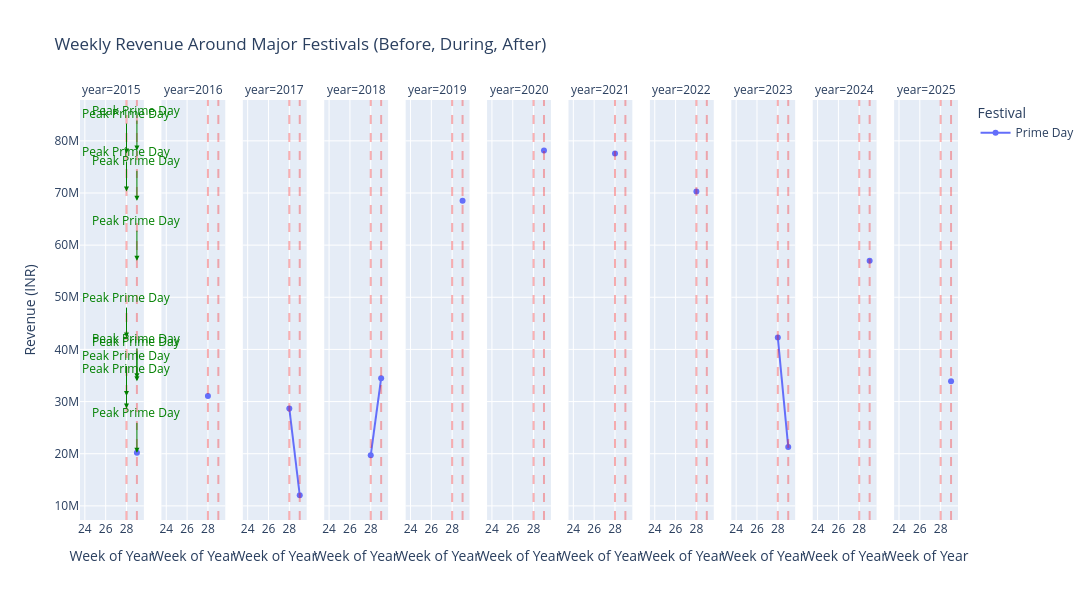

Notebook source saved alongside this figure:
### Code cell
#------------------------------
#EDA 8- FESTIVAL SALES ANALYSIS
#-------------------------------
import pandas as pd
import plotly.express as px
import plotly.graph_objects as go

# Ensure order_date is datetime
df_clean['order_date'] = pd.to_datetime(df_clean['order_date'])

# Filter for major festivals
major_festivals = ['Diwali', 'Prime Day', 'Christmas', 'Independence Day']

# Extract week of year and year
df_clean['week_of_year'] = df_clean['order_date'].dt.isocalendar().week
df_clean['year'] = df_clean['order_date'].dt.year

# Aggregate weekly revenue for each festival
festival_revenue = df_clean[df_clean['festival_name'].isin(major_festivals)]
festival_revenue = festival_revenue.groupby(['festival_name', 'year', 'week_of_year'])['final_amount_inr_cleaned'].sum().reset_index()

# Interactive line chart
fig = px.line(festival_revenue,
              x='week_of_year',
              y='final_amount_inr_cleaned',
              color='festival_name',
              facet_col='year',  # Split by year
              markers=True,
              title='Weekly Revenue Around Major Festivals (Before, During, After)',
              labels={'week_of_year':'Week of Year', 'final_amount_inr_cleaned':'Revenue (INR)', 'festival_name':'Festival'}
             )

# Add vertical lines and annotate peak revenue points
for festival in major_festivals:
    festival_data = festival_revenue[festival_revenue['festival_name'] == festival]
    weeks = festival_data['week_of_year'].dropna().unique()
    
    # Vertical dashed lines for festival weeks
    for w in weeks:
        fig.add_vline(x=w, line_dash="dash", line_color='red', opacity=0.3)
    
    # Annotate the peak revenue for each year
    for year in festival_data['year'].unique():
        year_data = festival_data[festival_data['year'] == year]
        peak_row = year_data.loc[year_data['final_amount_inr_cleaned'].idxmax()]
        fig.add_annotation(
            x=peak_row['week_of_year'],
            y=peak_row['final_amount_inr_cleaned'],
            text=f"Peak {festival}",
            showarrow=True,
            arrowhead=2,
            arrowsize=1,
            arrowcolor='green',
            font=dict(color='green', size=12),
            ax=0,
            ay=-40
        )

fig.update_layout(height=600, width=1200)
fig.show()

### Figure 1 — Plotly figure (JSON) as saved in the notebook; plotly's stock layout.template omitted (floating-point values rounded to 4 significant figures)
{"data": [{"hovertemplate": "Festival=Prime Day<br>year=2015<br>Week of Year=%{x}<br>Revenue (INR)=%{y}<extra></extra>", "legendgroup": "Prime Day", "line": {"color": "#636efa", "dash": "solid"}, "marker": {"symbol": "circle"}, "mode": "lines+markers", "name": "Prime Day", "orientation": "v", "showlegend": true, "type": "scatter", "x": [29], "xaxis": "x", "y": [20160000.0], "yaxis": "y"}, {"hovertemplate": "Festival=Prime Day<br>year=2016<br>Week of Year=%{x}<br>Revenue (INR)=%{y}<extra></extra>", "legendgroup": "Prime Day", "line": {"color": "#636efa", "dash": "solid"}, "marker": {"symbol": "circle"}, "mode": "lines+markers", "name": "Prime Day", "orientation": "v", "showlegend": false, "type": "scatter", "x": [28], "xaxis": "x2", "y": [31070000.0], "yaxis": "y2"}, {"hovertemplate": "Festival=Prime Day<br>year=2017<br>Week of Year=%{x}<br>Revenue (INR)=%{y}<extra></extra>", "legendgroup": "Prime Day", "line": {"color": "#636efa", "dash": "solid"}, "marker": {"symbol": "circle"}, "mode": "lines+markers", "name": "Prime Day", "orientation": "v", "showlegend": false, "type": "scatter", "x": [28, 29], "xaxis": "x3", "y": [28660000.0, 12040000.0], "yaxis": "y3"}, {"hovertemplate": "Festival=Prime Day<br>year=2018<br>Week of Year=%{x}<br>Revenue (INR)=%{y}<extra></extra>", "legendgroup": "Prime Day", "line": {"color": "#636efa", "dash": "solid"}, "marker": {"symbol": "circle"}, "mode": "lines+markers", "name": "Prime Day", "orientation": "v", "showlegend": false, "type": "scatter", "x": [28, 29], "xaxis": "x4", "y": [19700000.0, 34480000.0], "yaxis": "y4"}, {"hovertemplate": "Festival=Prime Day<br>year=2019<br>Week of Year=%{x}<br>Revenue (INR)=%{y}<extra></extra>", "legendgroup": "Prime Day", "line": {"color": "#636efa", "dash": "solid"}, "marker": {"symbol": "circle"}, "mode": "lines+markers", "name": "Prime Day", "orientation": "v", "showlegend": false, "type": "scatter", "x": [29], "xaxis": "x5", "y": [68500000.0], "yaxis": "y5"}, {"hovertemplate": "Festival=Prime Day<br>year=2020<br>Week of Year=%{x}<br>Revenue (INR)=%{y}<extra></extra>", "legendgroup": "Prime Day", "line": {"color": "#636efa", "dash": "solid"}, "marker": {"symbol": "circle"}, "mode": "lines+markers", "name": "Prime Day", "orientation": "v", "showlegend": false, "type": "scatter", "x": [29], "xaxis": "x6", "y": [78150000.0], "yaxis": "y6"}, {"hovertemplate": "Festival=Prime Day<br>year=2021<br>Week of Year=%{x}<br>Revenue (INR)=%{y}<extra></extra>", "legendgroup": "Prime Day", "line": {"color": "#636efa", "dash": "solid"}, "marker": {"symbol": "circle"}, "mode": "lines+markers", "name": "Prime Day", "orientation": "v", "showlegend": false, "type": "scatter", "x": [28], "xaxis": "x7", "y": [77560000.0], "yaxis": "y7"}, {"hovertemplate": "Festival=Prime Day<br>year=2022<br>Week of Year=%{x}<br>Revenue (INR)=%{y}<extra></extra>", "legendgroup": "Prime Day", "line": {"color": "#636efa", "dash": "solid"}, "marker": {"symbol": "circle"}, "mode": "lines+markers", "name": "Prime Day", "orientation": "v", "showlegend": false, "type": "scatter", "x": [28], "xaxis": "x8", "y": [70280000.0], "yaxis": "y8"}, {"hovertemplate": "Festival=Prime Day<br>year=2023<br>Week of Year=%{x}<br>Revenue (INR)=%{y}<extra></extra>", "legendgroup": "Prime Day", "line": {"color": "#636efa", "dash": "solid"}, "marker": {"symbol": "circle"}, "mode": "lines+markers", "name": "Prime Day", "orientation": "v", "showlegend": false, "type": "scatter", "x": [28, 29], "xaxis": "x9", "y": [42270000.0, 21290000.0], "yaxis": "y9"}, {"hovertemplate": "Festival=Prime Day<br>year=2024<br>Week of Year=%{x}<br>Revenue (INR)=%{y}<extra></extra>", "legendgroup": "Prime Day", "line": {"color": "#636efa", "dash": "solid"}, "marker": {"symbol": "circle"}, "mode": "lines+markers", "name": "Prime Day", "orientation": "v", "showlegend": false, "type": "scatter", "x": [29], "xaxis": "x10", "y": [57020000.0], "yaxis": "y10"}, {"hovertemplate": "Festival=Prime Day<br>year=2025<br>Week of Year=%{x}<br>Revenue (INR)=%{y}<extra></extra>", "legendgroup": "Prime Day", "line": {"color": "#636efa", "dash": "solid"}, "marker": {"symbol": "circle"}, "mode": "lines+markers", "name": "Prime Day", "orientation": "v", "showlegend": false, "type": "scatter", "x": [29], "xaxis": "x11", "y": [33890000.0], "yaxis": "y11"}], "layout": {"annotations": [{"showarrow": false, "text": "year=2015", "x": 0.03636, "xanchor": "center", "xref": "paper", "y": 1, "yanchor": "bottom", "yref": "paper"}, {"showarrow": false, "text": "year=2016", "x": 0.1291, "xanchor": "center", "xref": "paper", "y": 1, "yanchor": "bottom", "yref": "paper"}, {"showarrow": false, "text": "year=2017", "x": 0.2218, "xanchor": "center", "xref": "paper", "y": 1, "yanchor": "bottom", "yref": "paper"}, {"showarrow": false, "text": "year=2018", "x": 0.3145, "xanchor": "center", "xref": "paper", "y": 1, "yanchor": "bottom", "yref": "paper"}, {"showarrow": false, "text": "year=2019", "x": 0.4073, "xanchor": "center", "xref": "paper", "y": 1, "yanchor": "bottom", "yref": "paper"}, {"showarrow": false, "text": "year=2020", "x": 0.5, "xanchor": "center", "xref": "paper", "y": 1, "yanchor": "bottom", "yref": "paper"}, {"showarrow": false, "text": "year=2021", "x": 0.5927, "xanchor": "center", "xref": "paper", "y": 1, "yanchor": "bottom", "yref": "paper"}, {"showarrow": false, "text": "year=2022", "x": 0.6855, "xanchor": "center", "xref": "paper", "y": 1, "yanchor": "bottom", "yref": "paper"}, {"showarrow": false, "text": "year=2023", "x": 0.7782, "xanchor": "center", "xref": "paper", "y": 1, "yanchor": "bottom", "yref": "paper"}, {"showarrow": false, "text": "year=2024", "x": 0.8709, "xanchor": "center", "xref": "paper", "y": 1, "yanchor": "bottom", "yref": "paper"}, {"showarrow": false, "text": "year=2025", "x": 0.9636, "xanchor": "center", "xref": "paper", "y": 1, "yanchor": "bottom", "yref": "paper"}, {"arrowcolor": "green", "arrowhead": 2, "arrowsize": 1, "ax": 0, "ay": -40, "font": {"color": "green", "size": 12}, "showarrow": true, "text": "Peak Prime Day", "x": 29, "y": 20160000.0}, {"arrowcolor": "green", "arrowhead": 2, "arrowsize": 1, "ax": 0, "ay": -40, "font": {"color": "green", "size": 12}, "showarrow": true, "text": "Peak Prime Day", "x": 28, "y": 31070000.0}, {"arrowcolor": "green", "arrowhead": 2, "arrowsize": 1, "ax": 0, "ay": -40, "font": {"color": "green", "size": 12}, "showarrow": true, "text": "Peak Prime Day", "x": 28, "y": 28660000.0}, {"arrowcolor": "green", "arrowhead": 2, "arrowsize": 1, "ax": 0, "ay": -40, "font": {"color": "green", "size": 12}, "showarrow": true, "text": "Peak Prime Day", "x": 29, "y": 34480000.0}, {"arrowcolor": "green", "arrowhead": 2, "arrowsize": 1, "ax": 0, "ay": -40, "font": {"color": "green", "size": 12}, "showarrow": true, "text": "Peak Prime Day", "x": 29, "y": 68500000.0}, {"arrowcolor": "green", "arrowhead": 2, "arrowsize": 1, "ax": 0, "ay": -40, "font": {"color": "green", "size": 12}, "showarrow": true, "text": "Peak Prime Day", "x": 29, "y": 78150000.0}, {"arrowcolor": "green", "arrowhead": 2, "arrowsize": 1, "ax": 0, "ay": -40, "font": {"color": "green", "size": 12}, "showarrow": true, "text": "Peak Prime Day", "x": 28, "y": 77560000.0}, {"arrowcolor": "green", "arrowhead": 2, "arrowsize": 1, "ax": 0, "ay": -40, "font": {"color": "green", "size": 12}, "showarrow": true, "text": "Peak Prime Day", "x": 28, "y": 70280000.0}, {"arrowcolor": "green", "arrowhead": 2, "arrowsize": 1, "ax": 0, "ay": -40, "font": {"color": "green", "size": 12}, "showarrow": true, "text": "Peak Prime Day", "x": 28, "y": 42270000.0}, {"arrowcolor": "green", "arrowhead": 2, "arrowsize": 1, "ax": 0, "ay": -40, "font": {"color": "green", "size": 12}, "showarrow": true, "text": "Peak Prime Day", "x": 29, "y": 57020000.0}, {"arrowcolor": "green", "arrowhead": 2, "arrowsize": 1, "ax": 0, "ay": -40, "font": {"color": "green", "size": 12}, "showarrow": true, "text": "Peak Prime Day", "x": 29, "y": 33890000.0}], "height": 600, "legend": {"title": {"text": "Festival"}, "tracegroupgap": 0}, "shapes": [{"line": {"color": "red", "dash": "dash"}, "opacity": 0.3, "type": "line", "x0": 29, "x1": 29, "xref": "x", "y0": 0, "y1": 1, "yref": "y domain"}, {"line": {"color": "red", "dash": "dash"}, "opacity": 0.3, "type": "line", "x0": 29, "x1": 29, "xref": "x2", "y0": 0, "y1": 1, "yref": "y2 domain"}, {"line": {"color": "red", "dash": "dash"}, "opacity": 0.3, "type": "line", "x0": 29, "x1": 29, "xref": "x3", "y0": 0, "y1": 1, "yref": "y3 domain"}, {"line": {"color": "red", "dash": "dash"}, "opacity": 0.3, "type": "line", "x0": 29, "x1": 29, "xref": "x4", "y0": 0, "y1": 1, "yref": "y4 domain"}, {"line": {"color": "red", "dash": "dash"}, "opacity": 0.3, "type": "line", "x0": 29, "x1": 29, "xref": "x5", "y0": 0, "y1": 1, "yref": "y5 domain"}, {"line": {"color": "red", "dash": "dash"}, "opacity": 0.3, "type": "line", "x0": 29, "x1": 29, "xref": "x6", "y0": 0, "y1": 1, "yref": "y6 domain"}, {"line": {"color": "red", "dash": "dash"}, "opacity": 0.3, "type": "line", "x0": 29, "x1": 29, "xref": "x7", "y0": 0, "y1": 1, "yref": "y7 domain"}, {"line": {"color": "red", "dash": "dash"}, "opacity": 0.3, "type": "line", "x0": 29, "x1": 29, "xref": "x8", "y0": 0, "y1": 1, "yref": "y8 domain"}, {"line": {"color": "red", "dash": "dash"}, "opacity": 0.3, "type": "line", "x0": 29, "x1": 29, "xref": "x9", "y0": 0, "y1": 1, "yref": "y9 domain"}, {"line": {"color": "red", "dash": "dash"}, "opacity": 0.3, "type": "line", "x0": 29, "x1": 29, "xref": "x10", "y0": 0, "y1": 1, "yref": "y10 domain"}, {"line": {"color": "red", "dash": "dash"}, "opacity": 0.3, "type": "line", "x0": 29, "x1": 29, "xref": "x11", "y0": 0, "y1": 1, "yref": "y11 domain"}, {"line": {"color": "red", "dash": "dash"}, "opacity": 0.3, "type": "line", "x0": 28, "x1": 28, "xref": "x", "y0": 0, "y1": 1, "yref": "y domain"}, {"line": {"color": "red", "dash": "dash"}, "opacity": 0.3, "type": "line", "x0": 28, "x1": 28, "xref": "x2", "y0": 0, "y1": 1, "yref": "y2 domain"}, {"line": {"color": "red", "dash": "dash"}, "opacity": 0.3, "type": "line", "x0": 28, "x1": 28, "xref": "x3", "y0": 0, "y1": 1, "yref": "y3 domain"}, {"line": {"color": "red", "dash": "dash"}, "opacity": 0.3, "type": "line", "x0": 28, "x1": 28, "xref": "x4", "y0": 0, "y1": 1, "yref": "y4 domain"}, {"line": {"color": "red", "dash": "dash"}, "opacity": 0.3, "type": "line", "x0": 28, "x1": 28, "xref": "x5", "y0": 0, "y1": 1, "yref": "y5 domain"}, {"line": {"color": "red", "dash": "dash"}, "opacity": 0.3, "type": "line", "x0": 28, "x1": 28, "xref": "x6", "y0": 0, "y1": 1, "yref": "y6 domain"}, {"line": {"color": "red", "dash": "dash"}, "opacity": 0.3, "type": "line", "x0": 28, "x1": 28, "xref": "x7", "y0": 0, "y1": 1, "yref": "y7 domain"}, {"line": {"color": "red", "dash": "dash"}, "opacity": 0.3, "type": "line", "x0": 28, "x1": 28, "xref": "x8", "y0": 0, "y1": 1, "yref": "y8 domain"}, {"line": {"color": "red", "dash": "dash"}, "opacity": 0.3, "type": "line", "x0": 28, "x1": 28, "xref": "x9", "y0": 0, "y1": 1, "yref": "y9 domain"}, {"line": {"color": "red", "dash": "dash"}, "opacity": 0.3, "type": "line", "x0": 28, "x1": 28, "xref": "x10", "y0": 0, "y1": 1, "yref": "y10 domain"}, {"line": {"color": "red", "dash": "dash"}, "opacity": 0.3, "type": "line", "x0": 28, "x1": 28, "xref": "x11", "y0": 0, "y1": 1, "yref": "y11 domain"}], "title": {"text": "Weekly Revenue Around Major Festivals (Before, During, After)"}, "width": 1200, "xaxis": {"anchor": "y", "domain": [0, 0.07273], "title": {"text": "Week of Year"}}, "xaxis10": {"anchor": "y10", "domain": [0.8345, 0.9073], "matches": "x", "title": {"text": "Week of Year"}}, "xaxis11": {"anchor": "y11", "domain": [0.9273, 1], "matches": "x", "title": {"text": "Week of Year"}}, "xaxis2": {"anchor": "y2", "domain": [0.09273, 0.1655], "matches": "x", "title": {"text": "Week of Year"}}, "xaxis3": {"anchor": "y3", "domain": [0.1855, 0.2582], "matches": "x", "title": {"text": "Week of Year"}}, "xaxis4": {"anchor": "y4", "domain": [0.2782, 0.3509], "matches": "x", "title": {"text": "Week of Year"}}, "xaxis5": {"anchor": "y5", "domain": [0.3709, 0.4436], "matches": "x", "title": {"text": "Week of Year"}}, "xaxis6": {"anchor": "y6", "domain": [0.4636, 0.5364], "matches": "x", "title": {"text": "Week of Year"}}, "xaxis7": {"anchor": "y7", "domain": [0.5564, 0.6291], "matches": "x", "title": {"text": "Week of Year"}}, "xaxis8": {"anchor": "y8", "domain": [0.6491, 0.7218], "matches": "x", "title": {"text": "Week of Year"}}, "xaxis9": {"anchor": "y9", "domain": [0.7418, 0.8145], "matches": "x", "title": {"text": "Week of Year"}}, "yaxis": {"anchor": "x", "domain": [0, 1], "title": {"text": "Revenue (INR)"}}, "yaxis10": {"anchor": "x10", "domain": [0, 1], "matches": "y", "showticklabels": false}, "yaxis11": {"anchor": "x11", "domain": [0, 1], "matches": "y", "showticklabels": false}, "yaxis2": {"anchor": "x2", "domain": [0, 1], "matches": "y", "showticklabels": false}, "yaxis3": {"anchor": "x3", "domain": [0, 1], "matches": "y", "showticklabels": false}, "yaxis4": {"anchor": "x4", "domain": [0, 1], "matches": "y", "showticklabels": false}, "yaxis5": {"anchor": "x5", "domain": [0, 1], "matches": "y", "showticklabels": false}, "yaxis6": {"anchor": "x6", "domain": [0, 1], "matches": "y", "showticklabels": false}, "yaxis7": {"anchor": "x7", "domain": [0, 1], "matches": "y", "showticklabels": false}, "yaxis8": {"anchor": "x8", "domain": [0, 1], "matches": "y", "showticklabels": false}, "yaxis9": {"anchor": "x9", "domain": [0, 1], "matches": "y", "showticklabels": false}}}
